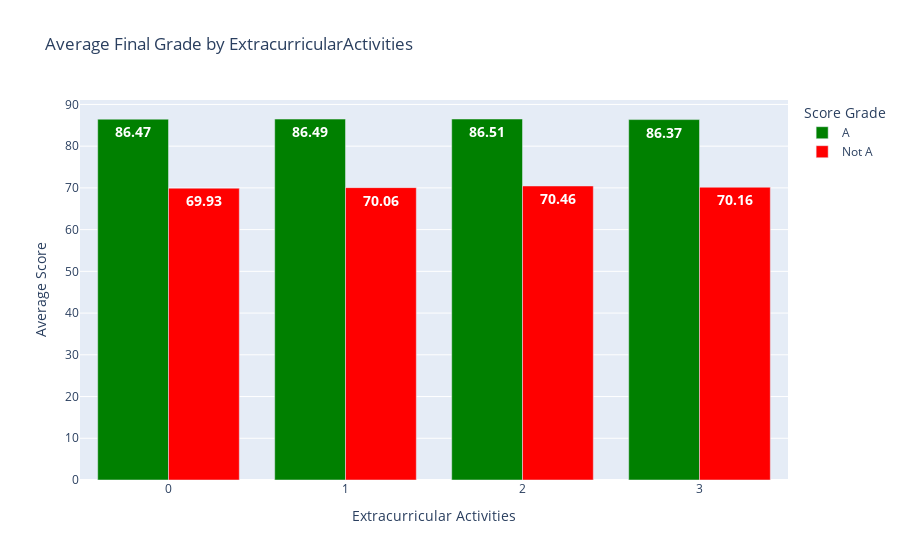

The notebook cell saved with this chart:
### Code cell
#study on extracurricular activities influence on final grade
def curricular_grade(df):

    temp_df = df.copy()
    temp_df['Above 80'] = temp_df['FinalGrade'].apply(lambda x: 'A' if x >= 80 else 'Not A')
    temp_df = temp_df.groupby(['ExtracurricularActivities','Above 80'])['FinalGrade'].mean().reset_index(name='avg')
    temp_df['avg'] = temp_df['avg'].apply(lambda x: round(x,2))

    colors = {'Not A':'red','A':'green'}
    fig1 = px.bar(temp_df, x='ExtracurricularActivities', y='avg', color='Above 80', barmode='group', text='avg', color_discrete_map=colors,
                   title='Average Final Grade by ExtracurricularActivities', 
                   labels={'ExtracurricularActivities':'Extracurricular Activities','avg':'Average Score','Above 80':'Score Grade'})
    fig1.update_traces(textfont_size=14, textfont_color='white', textfont_weight='bold')
    fig1.show()

    temp_df = df.copy()
    temp_df = temp_df.groupby('ExtracurricularActivities')['FinalGrade'].agg(Highest='max', Lowest='min').reset_index(names='ExtracurricularActivities')
    max_counts = (df.merge(temp_df, on='ExtracurricularActivities').query('FinalGrade == Highest')
                  .groupby('ExtracurricularActivities')['StudentID'].count().reset_index(name='max_count'))
    min_counts = (df.merge(temp_df, on='ExtracurricularActivities').query('FinalGrade == Lowest')
                  .groupby('ExtracurricularActivities')['StudentID'].count().reset_index(name='min_count'))
    
    temp_df = max_counts.merge(min_counts, on='ExtracurricularActivities')
    temp_df = temp_df.melt(id_vars='ExtracurricularActivities', value_vars=['min_count','max_count'], var_name='type', value_name='count')
    temp_df = temp_df.sort_values(by='ExtracurricularActivities')
    
    fig2 = px.bar(temp_df, x='ExtracurricularActivities', y='count', color='type', barmode='group', text='count',
                  title='No.of Students Achieving Max and Min FinalGrade based on Extracurricular Activities',
                  labels={'ExtracurricularActivities':'Extracurricular Activities','avg':'Average Score','count':'No.of Students'})
    fig2.update_traces(textfont_size=14, textfont_color='white', textfont_weight='bold')
    fig2.show()

    colors = {'min_count':'darkred','max_count':'purple'}
    fig3 = px.line(temp_df, x='ExtracurricularActivities', y='count', color='type', markers=True, color_discrete_map=colors,
                   title='No.of Students Achieving Max and Min FinalGrade Trend by Extracurricular Activities',
                   labels={'ExtracurricularActivities':'Extracurricular Activities','avg':'Average Score','count':'No.of Students'})
    
    min_data = temp_df[temp_df['type'] == 'min_count']
    if not min_data.empty:
        min_max = min_data.loc[min_data['count'].idxmax()]
        min_min = min_data.loc[min_data['count'].idxmin()]
        fig3.add_annotation(
            x=min_max['ExtracurricularActivities'],
            y=min_max['count'],
            text=f'Min Count: {min_max["count"]}',
            showarrow=True,
            arrowhead=2,
            ax=0,
            ay=-40,
            bordercolor='red',
            borderwidth=1,
            borderpad=4,
            bgcolor='red',
            font_color='white',
            font_weight='bold'
        )
        fig3.add_annotation(
            x=min_min['ExtracurricularActivities'],
            y=min_min['count'],
            text=f'Min Count: {min_min["count"]}',
            showarrow=True,
            arrowhead=2,
            ax=0,
            ay=-30,
            bordercolor='red',
            borderwidth=1,
            borderpad=4,
            bgcolor='red',
            font_color='white',
            font_weight='bold'
        )
    max_data = temp_df[temp_df['type'] == 'max_count']
    if not max_data.empty:
        max_max = max_data.loc[max_data['count'].idxmax()]
        min_max = max_data.loc[max_data['count'].idxmin()]
        fig3.add_annotation(
            x=max_max['ExtracurricularActivities'],
            y=max_max['count'],
            text=f'Max Count: {max_max["count"]}',
            showarrow=True,
            arrowhead=2,
            ax=0,
            ay=-30,
            bordercolor='green',
            borderwidth=1,
            borderpad=4,
            bgcolor='green',
            font_color='white',
            font_weight='bold'
        )
        fig3.add_annotation(
            x=min_max['ExtracurricularActivities'],
            y=min_max['count'],
            text=f'Max Count: {min_max["count"]}',
            showarrow=True,
            arrowhead=2,
            ax=0,
            ay=-70,
            bordercolor='green',
            borderwidth=1,
            borderpad=4,
            bgcolor='green',
            font_color='white',
            font_weight='bold'
        )
        fig3.add_vrect(x0=-0.1, x1=2.1, line_width=0, fillcolor="green", opacity=0.12)
        fig3.update_traces(marker_size=9)

    fig3.show()

    #extracurricular activities has almost zero influence on average final grade obtained by students
    #all number of activities show same max and min score (92 and 62)
    #the biggest difference between number of students scoring lowest and highest grade appeared in most number of extracurricular activity
    #the difference shows extracurricular activities may actually have positive impact among high achievers 
    #most 92 score students had 2 extracurricular activities and most 62 score students had 1 extracurricular
    #there is a small trend increase of number of students achieving 92 score with increase of activities from 0 to 2
    #similarly, there is a decrease trend for number of stduents achieving 62 scores with activities from 1 to 3
    #assumption : extracurricular activities can be a form of stress relief that help high achieving and low achieving students concerntrate more during studies
    #             thus, being able to score better for final exam, however, too many activities can hinder high achieving students

curricular_grade(df)

### Figure 1 — Plotly figure (JSON) as saved in the notebook; plotly's stock layout.template omitted (floating-point values rounded to 4 significant figures)
{"data": [{"alignmentgroup": "True", "hovertemplate": "Score Grade=A<br>Extracurricular Activities=%{x}<br>Average Score=%{text}<extra></extra>", "legendgroup": "A", "marker": {"color": "green", "pattern": {"shape": ""}}, "name": "A", "offsetgroup": "A", "orientation": "v", "showlegend": true, "text": [86.47, 86.49, 86.51, 86.37], "textfont": {"color": "white", "size": 14, "weight": "bold"}, "textposition": "auto", "type": "bar", "x": [0, 1, 2, 3], "xaxis": "x", "y": [86.47, 86.49, 86.51, 86.37], "yaxis": "y"}, {"alignmentgroup": "True", "hovertemplate": "Score Grade=Not A<br>Extracurricular Activities=%{x}<br>Average Score=%{text}<extra></extra>", "legendgroup": "Not A", "marker": {"color": "red", "pattern": {"shape": ""}}, "name": "Not A", "offsetgroup": "Not A", "orientation": "v", "showlegend": true, "text": [69.93, 70.06, 70.46, 70.16], "textfont": {"color": "white", "size": 14, "weight": "bold"}, "textposition": "auto", "type": "bar", "x": [0, 1, 2, 3], "xaxis": "x", "y": [69.93, 70.06, 70.46, 70.16], "yaxis": "y"}], "layout": {"barmode": "group", "legend": {"title": {"text": "Score Grade"}, "tracegroupgap": 0}, "title": {"text": "Average Final Grade by ExtracurricularActivities"}, "xaxis": {"anchor": "y", "domain": [0, 1], "title": {"text": "Extracurricular Activities"}}, "yaxis": {"anchor": "x", "domain": [0, 1], "title": {"text": "Average Score"}}}}
